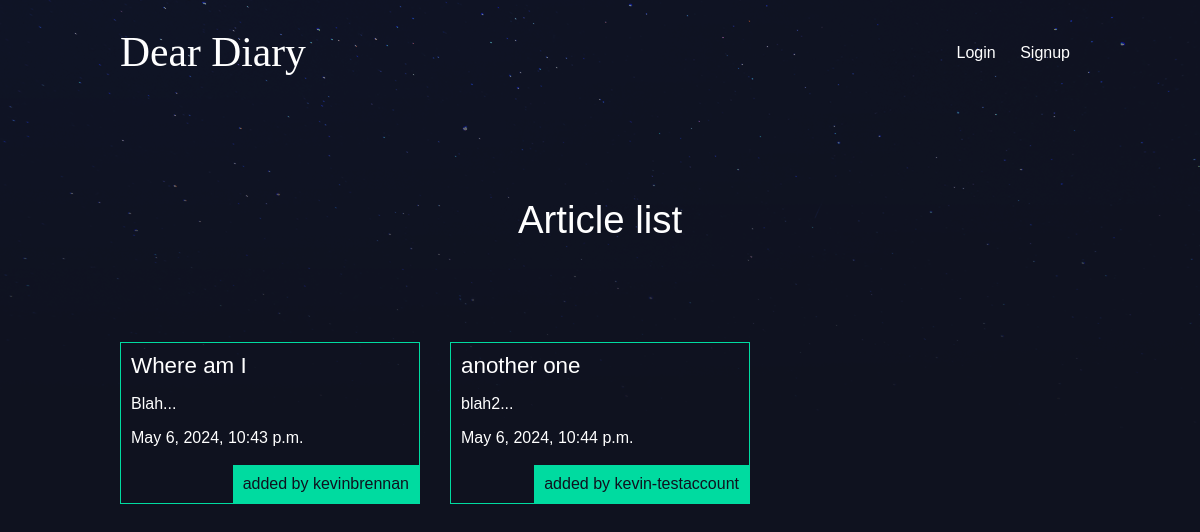
The app's page /, older data.
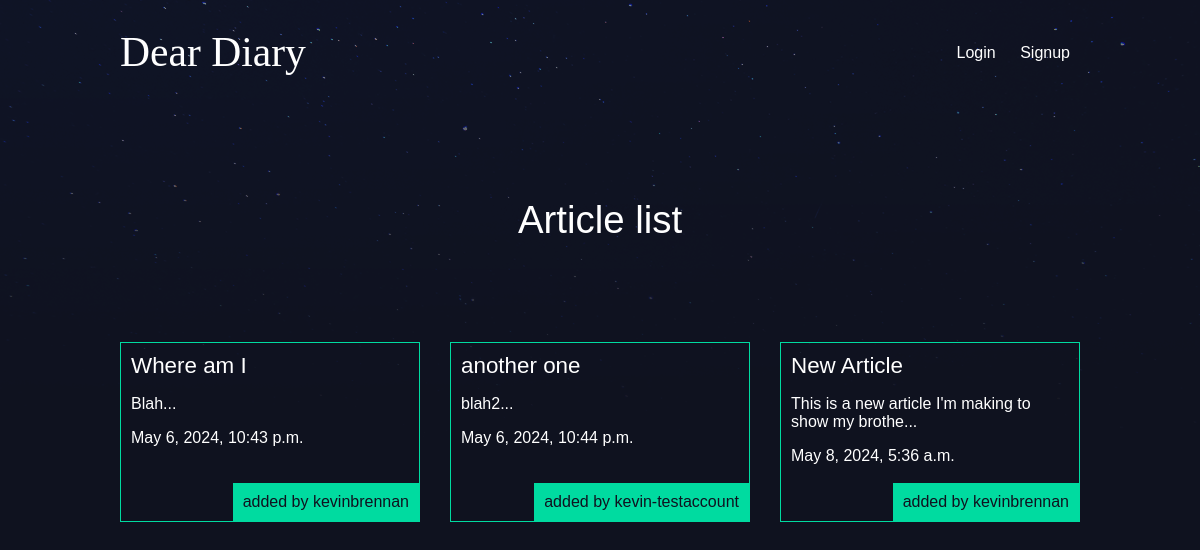
The same page, newer data.
### articles/models.py (models this page shows, shortened)
class Article(models.Model):
    title = models.CharField(max_length=100)  # each of these are columns in the db/elements of the article. Need to set them equal to their Field type
    slug = models.SlugField()  # Slug is a URL
    body = models.TextField()
    date = models.DateTimeField(auto_now_add=True)  # when an article is created, the time is automatically generated
    thumb = models.ImageField(default='default.png', blank=True)
    author = models.ForeignKey(User, default=None, on_delete=models.DO_NOTHING)
    def snippet(self):
        return self.body[:50] + '...'

### articles/views.py (the view)
# urls.py: path("", views.article_list, name="list"), #as this is the homepage, there is no route/url path to take so the string is empty
def article_list(request):
    articles = Article.objects.all().order_by('date')  #this grabs all records from article db table. Can order by any field in the model
    return render(request, 'articles/article_list.html', { 'articles': articles })  #the third parameter is the data we want to send to the template

### articles/templates/articles/article_list.html (shortened to what this page needs)
{% extends 'base_layout.html' %}
{% block content %}
    <h1>Article list</h1>
    <div class="articles">
        {% for article in articles %}
        <div class="article">
            <h2><a href="{% url 'articles:detail' slug=article.slug %}">{{ article.title }}</a></h2>
            <p>{{ article.snippet }}</p>
            <p>{{ article.date }}</p>
            <p class="author">added by {{ article.author.username }}</p>
        </div>
    </div>
{% endblock %}

Row changes from the older to the newer data that the page shows:
added Article: title "New Article", snippet "This is a new article I'm making to show my brothe...", date "May 8, 2024, 5:36 a.m.", author.username "kevinbrennan"
